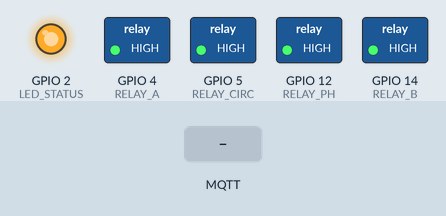
Simulated run of this sketch. Board: ESP8266 (NodeMCU). On the bench: switched loads named in the sketch (green lamp = pin HIGH), output pins drawn as LEDs (lit = HIGH). The inputs (shaded band) are chosen by the test bench. WiFi joins after 1.5 s; servers stay silent unless stated; no MQTT or app messages arrive unless stated; what the sketch prints to the serial monitor is not drawn.

Above: at 0.1 s.
At 2.9 s:
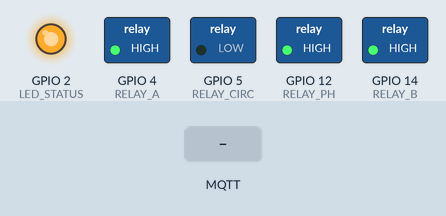
3.0 s: MQTT message "OFF" arrives on the first subscribed topic
At 5.8 s:
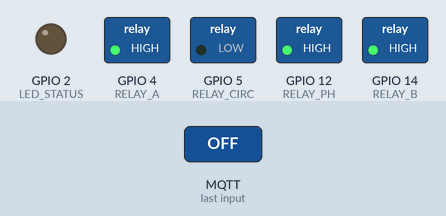
6.0 s: MQTT message "OFF" arrives on the second subscribed topic
7.5 s: MQTT message "1" arrives on the second subscribed topic
Timing chart, 0 to 10.5 s (numbered marks = the images above; inputs shaded):
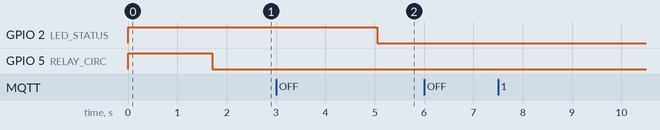

The sketch:

esp8266_firmware.ino
```cpp
#include <ESP8266WiFi.h>
#include <PubSubClient.h>
#include <ArduinoJson.h>

// ===================== Network & MQTT Credentials =====================
#define WIFI_SSID       "Realme S"
#define WIFI_PASSWORD   "1234567891"

#define MQTT_BROKER     "10.120.254.52"
#define MQTT_PORT       1883
#define MQTT_USERNAME   ""
#define MQTT_PASSWORD   ""
#define DEVICE_ID       "esp32_node_01" // Keep device ID identical to match backend DB

// MQTT Topics
#define MQTT_COMMAND_TOPIC   "hydro/esp32_node_01/commands"
#define MQTT_TELEMETRY_TOPIC "hydro/esp32_node_01/telemetry"
#define MQTT_CIRC_SET_TOPIC  "hydro/esp32_node_01/circulation/set"

// ===================== ESP8266 Pin Configuration =====================
const uint8_t RELAY_CIRC = 5;   // D1 (GPIO 5)
const uint8_t RELAY_A    = 4;   // D2 (GPIO 4)
const uint8_t RELAY_B    = 14;  // D5 (GPIO 14)
const uint8_t RELAY_PH   = 12;  // D6 (GPIO 12)
const uint8_t LED_STATUS = 2;   // D4 (GPIO 2, onboard blue LED, active LOW)

// Relay polarity (Active-LOW for typical 4-channel relay modules)
const int RELAY_ON  = LOW;
const int RELAY_OFF = HIGH;

// ===================== Object Instances =====================
WiFiClient wifiClient;
PubSubClient mqtt(wifiClient);

// ===================== Actuator & Dosing State =====================
bool outCirc = false, outA = false, outB = false, outPH = false;

// Circulation duty-cycle scheduler
String circMode = "CONTINUOUS"; // "CONTINUOUS", "INTERVAL", "OFF"
unsigned long circRunMs = 15 * 60 * 1000UL;
unsigned long circRestMs = 15 * 60 * 1000UL;
unsigned long circPhaseStartMs = 0;
bool circIntervalState = true;

// Dosing pulse state machine
enum DoseState { DOSE_IDLE, DOSE_RUNNING, DOSE_MIXING };
DoseState doseState = DOSE_IDLE;
int doseChannel = 0;
unsigned long doseStartMs = 0, mixStartMs = 0;
const unsigned long MIXING_MS = 10000;
unsigned long commandedDoseDurationMs = 500;
const uint32_t MAX_PUMP_COMMAND_MS = 10000;

String lastCommandId = "";
unsigned long lastTelemetryMs = 0;
const unsigned long TELEMETRY_INTERVAL = 10000;

// ===================== Relay Control Helpers =====================
void relayWrite(uint8_t pin, bool on) {
  digitalWrite(pin, on ? RELAY_ON : RELAY_OFF);
}

void allChemicalPumpsOff() {
  outA = outB = outPH = false;
  relayWrite(RELAY_A, false);
  relayWrite(RELAY_B, false);
  relayWrite(RELAY_PH, false);
}

void beginDose(int channel, uint32_t durationMs) {
  allChemicalPumpsOff();
  doseChannel = channel;
  doseStartMs = millis();
  commandedDoseDurationMs = durationMs;
  doseState = DOSE_RUNNING;

  if (channel == 1) { outA = true; relayWrite(RELAY_A, true); }
  if (channel == 2) { outB = true; relayWrite(RELAY_B, true); }
  if (channel == 3) { outPH = true; relayWrite(RELAY_PH, true); }

  outCirc = true;
  relayWrite(RELAY_CIRC, true);
}

void updateCirculationSchedule() {
  if (doseState == DOSE_RUNNING || doseState == DOSE_MIXING) {
    outCirc = true;
    relayWrite(RELAY_CIRC, true);
    return;
  }

  if (circMode == "OFF") {
    outCirc = false;
    relayWrite(RELAY_CIRC, false);
    return;
  }

  if (circMode == "CONTINUOUS") {
    outCirc = true;
    relayWrite(RELAY_CIRC, true);
    return;
  }

  if (circMode == "INTERVAL") {
    unsigned long now = millis();
    unsigned long elapsed = now - circPhaseStartMs;

    if (circIntervalState) {
      if (elapsed >= circRunMs) {
        circIntervalState = false;
        circPhaseStartMs = now;
        Serial.println("[CIRC] Switching to REST phase (OFF)");
      }
    } else {
      if (elapsed >= circRestMs) {
        circIntervalState = true;
        circPhaseStartMs = now;
        Serial.println("[CIRC] Switching to RUN phase (ON)");
      }
    }

    outCirc = circIntervalState;
    relayWrite(RELAY_CIRC, outCirc);
  }
}

void updateDoseStateMachine() {
  unsigned long now = millis();

  if (doseState == DOSE_RUNNING) {
    if (now - doseStartMs >= commandedDoseDurationMs) {
      allChemicalPumpsOff();
      doseState = DOSE_MIXING;
      mixStartMs = now;
      Serial.printf("[DOSE] Pulse ended (%lu ms). Starting mixing phase...\n", commandedDoseDurationMs);
    }
  } else if (doseState == DOSE_MIXING) {
    if (now - mixStartMs >= MIXING_MS) {
      doseState = DOSE_IDLE;
      Serial.println("[DOSE] Mixing complete. Ready for new commands.");
    }
  }
}

// ===================== MQTT Callbacks & Handlers =====================
void mqttCallback(char* topic, byte* payload, unsigned int length) {
  if (strcmp(topic, MQTT_CIRC_SET_TOPIC) == 0) {
    JsonDocument doc;
    DeserializationError err = deserializeJson(doc, payload, length);
    if (err) {
      Serial.printf("[CIRC MQTT] Bad JSON: %s\n", err.c_str());
      return;
    }

    const char* newMode = doc["mode"] | "CONTINUOUS";
    circMode = String(newMode);

    unsigned long runMin = doc["run_min"] | 15;
    unsigned long restMin = doc["rest_min"] | 15;

    circRunMs = runMin * 60 * 1000UL;
    circRestMs = restMin * 60 * 1000UL;

    circPhaseStartMs = millis();
    circIntervalState = true;

    Serial.printf("[CIRC MQTT] New Schedule: mode=%s, run=%lu min, rest=%lu min\n",
                  circMode.c_str(), runMin, restMin);
    return;
  }

  if (strcmp(topic, MQTT_COMMAND_TOPIC) != 0) return;

  JsonDocument json;
  DeserializationError err = deserializeJson(json, payload, length);
  if (err) {
    Serial.printf("[CMD] Bad JSON: %s\n", err.c_str());
    return;
  }

  const char* command = json["command"] | "";
  String commandId = json["command_id"] | "";

  if (!commandId.isEmpty() && commandId == lastCommandId) {
    Serial.println("[CMD] Ignored: duplicate command_id");
    return;
  }

  if (strcmp(command, "STOP_ALL_PUMPS") == 0) {
    lastCommandId = commandId;
    doseState = DOSE_IDLE;
    circMode = "OFF";

    allChemicalPumpsOff();
    relayWrite(RELAY_CIRC, false);
    Serial.println("[CMD] STOP_ALL_PUMPS: All relay outputs forced OFF");
    return;
  }

  if (strcmp(command, "RUN_PUMP") == 0) {
    const char* pump = json["pump_type"] | "";
    uint32_t durationMs = json["duration_ms"] | 0;

    if (durationMs > MAX_PUMP_COMMAND_MS) durationMs = MAX_PUMP_COMMAND_MS;
    if (durationMs == 0) return;

    int channel = 0;
    if (strcmp(pump, "NUTRIENT_A") == 0) channel = 1;
    else if (strcmp(pump, "NUTRIENT_B") == 0) channel = 2;
    else if (strcmp(pump, "PH_DOWN") == 0) channel = 3;
    else {
      Serial.printf("[CMD] Ignored: unknown pump '%s'\n", pump);
      return;
    }

    beginDose(channel, durationMs);
    lastCommandId = commandId;

    Serial.printf("[CMD] Executing %s for %u ms (Circulation ON)\n", pump, (unsigned)durationMs);
    return;
  }
}

void reconnectMQTT() {
  static unsigned long lastAttemptMs = 0;
  if (WiFi.status() != WL_CONNECTED || mqtt.connected()) return;
  if (millis() - lastAttemptMs < 5000UL) return;
  lastAttemptMs = millis();

  Serial.print("[MQTT] Connecting to broker...");
  String clientId = String(DEVICE_ID) + "-" + String(ESP.getChipId(), HEX);

  bool connected = strlen(MQTT_USERNAME) > 0
    ? mqtt.connect(clientId.c_str(), MQTT_USERNAME, MQTT_PASSWORD)
    : mqtt.connect(clientId.c_str());

  if (connected) {
    Serial.println(" connected");
    mqtt.subscribe(MQTT_COMMAND_TOPIC, 1);
    mqtt.subscribe(MQTT_CIRC_SET_TOPIC, 1);
    digitalWrite(LED_STATUS, LOW);
  } else {
    Serial.printf(" failed, rc=%d\n", mqtt.state());
    digitalWrite(LED_STATUS, HIGH);
  }
}

void publishMockTelemetry() {
  if (!mqtt.connected()) return;

  JsonDocument doc;
  doc["device_id"] = DEVICE_ID;

  // Circulation pump state reported at the top level
  doc["circulation_pump_state"] = outCirc ? "ON" : "OFF";

  JsonObject s = doc["sensors"].to<JsonObject>();
  s["ph"]              = 6.50f;
  s["ec_ms_cm"]        = 1.40f;
  s["water_temp_c"]    = 23.5f;
  s["air_temp_c"]      = 25.0f;
  s["humidity_pct"]    = 60.0f;
  s["water_level_pct"] = 80.0f;

  char buffer[384];
  size_t len = serializeJson(doc, buffer, sizeof(buffer));
  mqtt.publish(MQTT_TELEMETRY_TOPIC, buffer, len);
  Serial.printf("[TELEMETRY] Sent heartbeat | circ_pump: %s\n", outCirc ? "ON" : "OFF");
}

// ===================== Setup & Loop =====================
void setup() {
  digitalWrite(RELAY_CIRC, RELAY_OFF);
  digitalWrite(RELAY_A,    RELAY_OFF);
  digitalWrite(RELAY_B,    RELAY_OFF);
  digitalWrite(RELAY_PH,   RELAY_OFF);

  pinMode(RELAY_CIRC, OUTPUT);
  pinMode(RELAY_A,    OUTPUT);
  pinMode(RELAY_B,    OUTPUT);
  pinMode(RELAY_PH,   OUTPUT);
  pinMode(LED_STATUS, OUTPUT);
  digitalWrite(LED_STATUS, HIGH);

  Serial.begin(115200);
  delay(100);
  Serial.println("\n[BOOT] ESP8266 Hydroponics Actuator Node");

  WiFi.mode(WIFI_STA);
  WiFi.begin(WIFI_SSID, WIFI_PASSWORD);
  Serial.print("[WiFi] Connecting");
  while (WiFi.status() != WL_CONNECTED) {
    delay(400);
    Serial.print(".");
  }
  Serial.printf("\n[WiFi] Connected! IP: %s\n", WiFi.localIP().toString().c_str());

  mqtt.setServer(MQTT_BROKER, MQTT_PORT);
  mqtt.setCallback(mqttCallback);
  mqtt.setBufferSize(512);
}

void loop() {
  if (WiFi.status() == WL_CONNECTED) {
    if (!mqtt.connected()) reconnectMQTT();
    mqtt.loop();
  }

  updateDoseStateMachine();
  updateCirculationSchedule();

  unsigned long now = millis();
  if (now - lastTelemetryMs >= TELEMETRY_INTERVAL) {
    lastTelemetryMs = now;
    publishMockTelemetry();
  }

  yield();
}
```

Measured:
- after the input at 6.0 s, every drawn part: stays the same
- after the input at 7.5 s, every drawn part: stays the same
